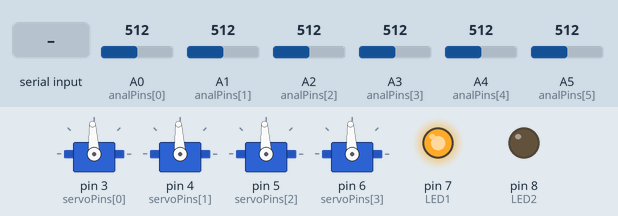
Recording of a sketch running on a simulated Arduino Uno, built with avr-gcc and run on an emulated ATmega328P. On the bench: 4 × servo, output pins drawn as LEDs (lit = HIGH). The inputs (shaded band) are chosen by the test bench; at power-on: A5 (analPins[5]) = 512, A0 (analPins[0]) = 512, A1 (analPins[1]) = 512, A2 (analPins[2]) = 512, A3 (analPins[3]) = 512, A4 (analPins[4]) = 512. What the sketch prints to the serial monitor is not drawn.

Above: at 2.2 s.
2.3 s: "1" received over Serial
At 8.0 s:
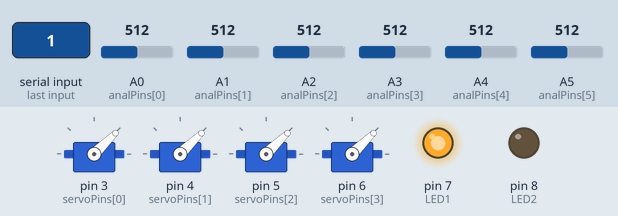
8.3 s: A5 (analPins[5]) set to 716
At 8.9 s:
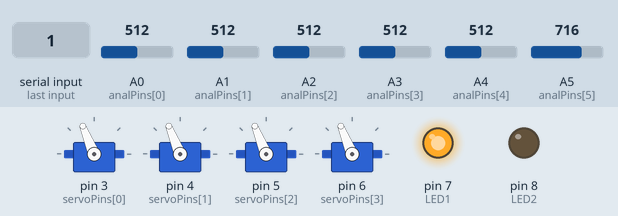
11.3 s: byte 16 (0x10) received over Serial
At 17.1 s:
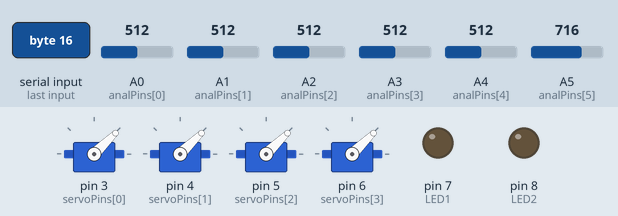
Timing chart, 0 to 20.3 s (numbered marks = the images above; inputs shaded):
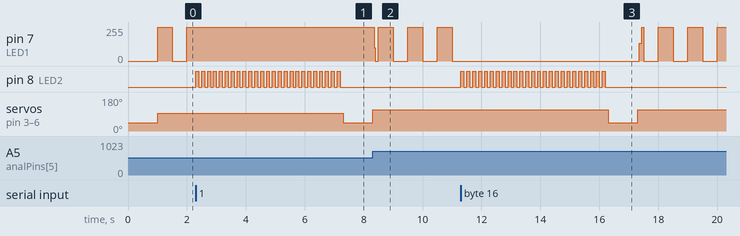

The sketch:

ArduCode.ino
```cpp
#include <Filters.h>
#include <Servo.h>

#define LED1  7 // LED1 output
#define LED2  8 // LED2 output

union data_union {
  int ints[30];
  byte bytes[60];
};
Servo servo[4];
FilterOnePole filterLP[6];
const byte START = 0x55;
const byte STOP = 0xAA;
const byte servoPins[] = {3, 4, 5, 6}; // CW
const byte analPins[] = {A0, A1, A2, A3, A4, A5};
int analInputs[6];
int servoPWM = 0;
byte bytesReceived = 0;
byte cmd = 0;
byte len = 0;
byte cmdNew = 0;
int oldTime = 0;
int timePassed = 0;
int HeartbeatTime = 0;
union data_union dataRX, dataTX;
unsigned long sendPeriod = 0;
unsigned long nextSendTime = 0;
unsigned long blinkPeriod = 500;
unsigned long nextBlinkTime = 0;

void setup() {
  pinMode(LED1, OUTPUT);
  pinMode(LED2, OUTPUT);
  analogReference(EXTERNAL);
  Serial.begin(115200);
  for(int i = 0; i < 4; i++) { servo[i].attach(servoPins[i]); }
  for(int i = 0; i < 4; i++) { servo[i].writeMicroseconds(1000); }
  for(int i = 0; i < 6; i++) { filterLP[i].setFilter(LOWPASS, 1.0, 0.0); }
  delay(1000);
  while (Serial.available()) {Serial.read();}
  sendText("System online!\n");
}

void loop() {
  for (int i = 0; i <6; i++) {
    analInputs[i] = analogRead(analPins[i]);
    filterLP[i].input(analInputs[i]);
  }
  servoPWM = analogRead(A5);
  servoPWM = map(servoPWM, 0, 1023, 1000, 2000);
  for(int n = 0; n < 4; n++) { servo[n].writeMicroseconds(servoPWM); }
  if (sendPeriod){
    if( millis() > nextSendTime ) {
      nextSendTime += sendPeriod;
      for (int i = 0; i <4; i++) { dataTX.ints[i] = analInputs[i]; }
      for (int i = 4; i <8; i++) { dataTX.ints[i] = round(filterLP[i-4].output()); }
      for (int i = 8; i <12; i++) { dataTX.ints[i] = round(distanceInMM(filterLP[i-8].output())); }
      for (int i = 12; i <16; i++) { dataTX.ints[i] = 0; }
      sendCommand(0x52, 32, dataTX.bytes);
    }
  }

  timePassed = millis() - oldTime;
  oldTime = millis();

  if(HeartbeatTime < 2000){
    HeartbeatTime += timePassed;
  }
  else if(HeartbeatTime > 2000){
   //anything
  }

  readData();
  if (cmdNew) { processCommand(); }
  blinkLED();
}

float distanceInMM(float distanceRAW) {
  float distanceMM = 299.88 * pow((distanceRAW*3.3)/1023, -1.173);
//  float distanceMM = 299.88 * pow(map(round(distanceRAW), 0, 1023, 0, 3300)/1000.0, -1.173);
//  distanceCM = 29.988 * pow(map(median, 0, 1023, 0, 5000)/1000.0, -1.173);
  return distanceMM;
}
```

common.ino
```cpp
void readData() { // Read new command
  if (Serial.available() == 0) { return; }
  if (Serial.read() != START) {error();}
  while (Serial.available() == 0); cmd = Serial.read();
  while (Serial.available() == 0); len = Serial.read();
  bytesReceived = Serial.readBytes(dataRX.bytes, len);
  if (bytesReceived!= len) {error();}
  while (Serial.available() == 0); if (Serial.read() != STOP) {error();}
  cmdNew = true;
// 0x55 0x11 0x02 0x21 0x43 0xAA
}

void processCommand() { // Process nem command
  cmdNew = false;
  switch (cmd) {
    case 0x10: // Request ping
      dataTX.ints[0] = 0x1234;
      sendCommand(0x50, 2, dataTX.bytes);
      break;
    case 0x11: // Who are you
      dataTX.ints[0] = 0x524F;
      sendCommand(0x51, 2, dataTX.bytes);
      break;
    case 0x12: //set distance
       distanceInMM(dataRX.ints[0]);
      break;
    case 0x13: //Open valve
      dataRX.ints[0];
      break;
    case 0x14: // Get all data
      if (dataRX.ints[0] == 0) { sendPeriod = 0;}
      else if (dataRX.ints[0] < 10) { sendPeriod = 10;}
      else if (dataRX.ints[0] > 10000) { sendPeriod = 10000;}
      else { sendPeriod = dataRX.ints[0];}
//      for(int i = 0; i < 6; i++) { filterLP[i].setFrequency(1/(float(sendPeriod)*1e-3)); }
      break;
    case 0x16: //Set PID params

      break;
    case 0x17: //Save PID params

      break;
    case 0x18: //Start/Stop motors

      break;
    case 0x19: //Emergency stop
      //STOP
      break;
    case 0x20: //Heartbeat
      HeartbeatTime = 0;
      break;
    default:
      sendText("Unknown Command Received!\n");
      break;
  }
}

void sendCommand(byte cmd, byte len, byte data[]) {
  Serial.write(START);
  Serial.write(cmd);
  Serial.write(len);
  Serial.write(data, len);
  Serial.write(STOP);
}

void sendText(String text) {
  Serial.write(START);
  Serial.write(0x53);
  Serial.write(text.length());
  text.toCharArray(dataTX.bytes, text.length()+1);
  Serial.write(dataTX.bytes, text.length());
  Serial.write(STOP);
}

void blinkLED() {
  if( millis() > nextBlinkTime ) {
    nextBlinkTime += blinkPeriod;
    digitalWrite(LED1, !digitalRead(LED1));
  }
}

void(* resetFunc) (void) = 0; //declare reset function @ address 0

void error() {
  sendText("Communication error.\n");
  sendText("Restarting in 5 s...\n");
  for (int i = 0; i <50; i++) { digitalWrite(LED2, !digitalRead(LED2)); delay(100); }
  resetFunc();  //call reset
}
```

Measured:
- after the input at 2.3 s, pin 7 (LED1): stops changing and stays 255/255; pin 8 (LED2): alternates HIGH for 0.10 s and LOW for 0.10 s, 50 changes in all, then stays LOW, starting at once; servo on pin 3 (servoPins[0]), servo on pin 4 (servoPins[1]), servo on pin 5 (servoPins[2]), servo on pin 6 (servoPins[3]): 93° → 44° after 5.0 s
- after the input at 8.3 s, servo on pin 3 (servoPins[0]), servo on pin 4 (servoPins[1]), servo on pin 5 (servoPins[2]), servo on pin 6 (servoPins[3]): 44° → 112° at once
- after the input at 11.3 s, pin 8 (LED2): alternates HIGH for 0.10 s and LOW for 0.10 s, 50 changes in all, then stays LOW, starting at once; servo on pin 3 (servoPins[0]), servo on pin 4 (servoPins[1]), servo on pin 5 (servoPins[2]), servo on pin 6 (servoPins[3]): 112° → 44° after 5.0 s, → 112° 1.0 s later
